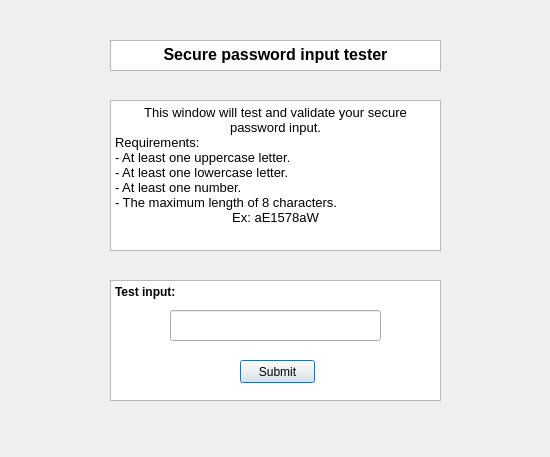
<?xml version="1.0" encoding="UTF-8"?>
<ui version="4.0">
 <class>MainMenu</class>
 <widget class="QDialog" name="MainMenu">
  <property name="geometry">
   <rect>
    <x>0</x>
    <y>0</y>
    <width>550</width>
    <height>457</height>
   </rect>
  </property>
  <property name="windowTitle">
   <string>Lexical Analyzer</string>
  </property>
  <widget class="QTextBrowser" name="textBrowser">
   <property name="geometry">
    <rect>
     <x>110</x>
     <y>40</y>
     <width>331</width>
     <height>31</height>
    </rect>
   </property>
   <property name="html">
    <string>&lt;!DOCTYPE HTML PUBLIC &quot;-//W3C//DTD HTML 4.0//EN&quot; &quot;http://www.w3.org/TR/REC-html40/strict.dtd&quot;&gt;
&lt;html&gt;&lt;head&gt;&lt;meta name=&quot;qrichtext&quot; content=&quot;1&quot; /&gt;&lt;style type=&quot;text/css&quot;&gt;
p, li { white-space: pre-wrap; }
&lt;/style&gt;&lt;/head&gt;&lt;body style=&quot; font-family:'MS Shell Dlg 2'; font-size:8.25pt; font-weight:400; font-style:normal;&quot;&gt;
&lt;p align=&quot;center&quot; style=&quot; margin-top:0px; margin-bottom:0px; margin-left:0px; margin-right:0px; -qt-block-indent:0; text-indent:0px;&quot;&gt;&lt;span style=&quot; font-size:12pt; font-weight:600;&quot;&gt;Secure password input tester&lt;/span&gt;&lt;/p&gt;&lt;/body&gt;&lt;/html&gt;</string>
   </property>
  </widget>
  <widget class="QTextBrowser" name="textBrowser_2">
   <property name="geometry">
    <rect>
     <x>110</x>
     <y>100</y>
     <width>331</width>
     <height>151</height>
    </rect>
   </property>
   <property name="html">
    <string>&lt;!DOCTYPE HTML PUBLIC &quot;-//W3C//DTD HTML 4.0//EN&quot; &quot;http://www.w3.org/TR/REC-html40/strict.dtd&quot;&gt;
&lt;html&gt;&lt;head&gt;&lt;meta name=&quot;qrichtext&quot; content=&quot;1&quot; /&gt;&lt;style type=&quot;text/css&quot;&gt;
p, li { white-space: pre-wrap; }
&lt;/style&gt;&lt;/head&gt;&lt;body style=&quot; font-family:'MS Shell Dlg 2'; font-size:8.25pt; font-weight:400; font-style:normal;&quot;&gt;
&lt;p align=&quot;center&quot; style=&quot; margin-top:0px; margin-bottom:0px; margin-left:0px; margin-right:0px; -qt-block-indent:0; text-indent:0px;&quot;&gt;&lt;span style=&quot; font-size:10pt;&quot;&gt;This window will test and validate your secure password input.&lt;/span&gt;&lt;/p&gt;
&lt;p style=&quot; margin-top:0px; margin-bottom:0px; margin-left:0px; margin-right:0px; -qt-block-indent:0; text-indent:0px;&quot;&gt;&lt;span style=&quot; font-size:10pt;&quot;&gt;Requirements:&lt;/span&gt;&lt;/p&gt;
&lt;p style=&quot; margin-top:0px; margin-bottom:0px; margin-left:0px; margin-right:0px; -qt-block-indent:0; text-indent:0px;&quot;&gt;&lt;span style=&quot; font-size:10pt;&quot;&gt;- At least one uppercase letter.&lt;/span&gt;&lt;/p&gt;
&lt;p style=&quot; margin-top:0px; margin-bottom:0px; margin-left:0px; margin-right:0px; -qt-block-indent:0; text-indent:0px;&quot;&gt;&lt;span style=&quot; font-size:10pt;&quot;&gt;- At least one lowercase letter.&lt;/span&gt;&lt;/p&gt;
&lt;p style=&quot; margin-top:0px; margin-bottom:0px; margin-left:0px; margin-right:0px; -qt-block-indent:0; text-indent:0px;&quot;&gt;&lt;span style=&quot; font-size:10pt;&quot;&gt;- At least one number.&lt;/span&gt;&lt;/p&gt;
&lt;p style=&quot; margin-top:0px; margin-bottom:0px; margin-left:0px; margin-right:0px; -qt-block-indent:0; text-indent:0px;&quot;&gt;&lt;span style=&quot; font-size:10pt;&quot;&gt;- The maximum length of 8 characters.&lt;/span&gt;&lt;/p&gt;
&lt;p align=&quot;center&quot; style=&quot; margin-top:0px; margin-bottom:0px; margin-left:0px; margin-right:0px; -qt-block-indent:0; text-indent:0px;&quot;&gt;&lt;span style=&quot; font-size:10pt;&quot;&gt;Ex: aE1578aW&lt;/span&gt;&lt;/p&gt;&lt;/body&gt;&lt;/html&gt;</string>
   </property>
  </widget>
  <widget class="QLabel" name="label">
   <property name="geometry">
    <rect>
     <x>110</x>
     <y>280</y>
     <width>181</width>
     <height>16</height>
    </rect>
   </property>
   <property name="font">
    <font>
     <pointsize>10</pointsize>
    </font>
   </property>
   <property name="text">
    <string/>
   </property>
  </widget>
  <widget class="QTextBrowser" name="textBrowser_3">
   <property name="geometry">
    <rect>
     <x>110</x>
     <y>280</y>
     <width>331</width>
     <height>121</height>
    </rect>
   </property>
   <property name="html">
    <string>&lt;!DOCTYPE HTML PUBLIC &quot;-//W3C//DTD HTML 4.0//EN&quot; &quot;http://www.w3.org/TR/REC-html40/strict.dtd&quot;&gt;
&lt;html&gt;&lt;head&gt;&lt;meta name=&quot;qrichtext&quot; content=&quot;1&quot; /&gt;&lt;style type=&quot;text/css&quot;&gt;
p, li { white-space: pre-wrap; }
&lt;/style&gt;&lt;/head&gt;&lt;body style=&quot; font-family:'MS Shell Dlg 2'; font-size:8.25pt; font-weight:400; font-style:normal;&quot;&gt;
&lt;p style=&quot; margin-top:0px; margin-bottom:0px; margin-left:0px; margin-right:0px; -qt-block-indent:0; text-indent:0px;&quot;&gt;&lt;span style=&quot; font-size:9pt; font-weight:600;&quot;&gt;Test input:&lt;/span&gt;&lt;/p&gt;&lt;/body&gt;&lt;/html&gt;</string>
   </property>
  </widget>
  <widget class="QLineEdit" name="lineEdit">
   <property name="geometry">
    <rect>
     <x>170</x>
     <y>310</y>
     <width>211</width>
     <height>31</height>
    </rect>
   </property>
  </widget>
  <widget class="QPushButton" name="pushButton">
   <property name="geometry">
    <rect>
     <x>240</x>
     <y>360</y>
     <width>75</width>
     <height>23</height>
    </rect>
   </property>
   <property name="text">
    <string>Submit</string>
   </property>
  </widget>
  <zorder>textBrowser_3</zorder>
  <zorder>textBrowser</zorder>
  <zorder>textBrowser_2</zorder>
  <zorder>label</zorder>
  <zorder>lineEdit</zorder>
  <zorder>pushButton</zorder>
 </widget>
 <resources/>
 <connections/>
</ui>
